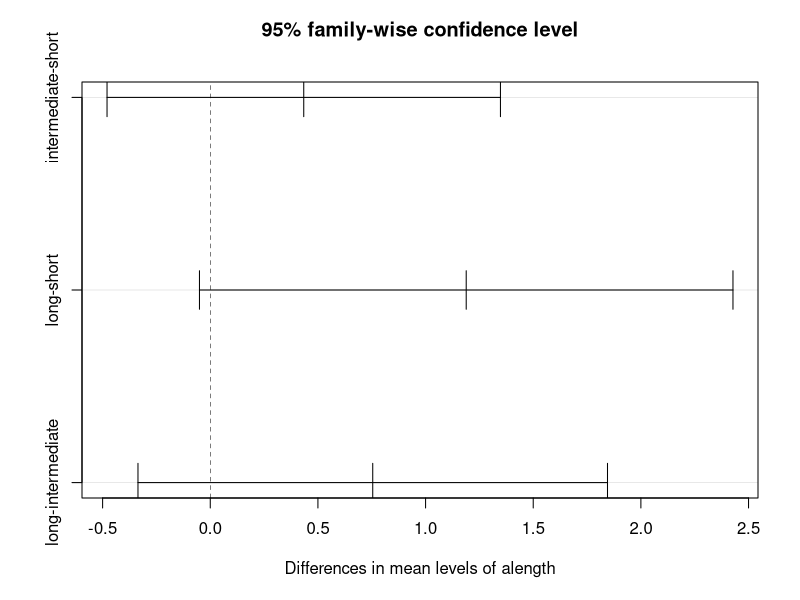
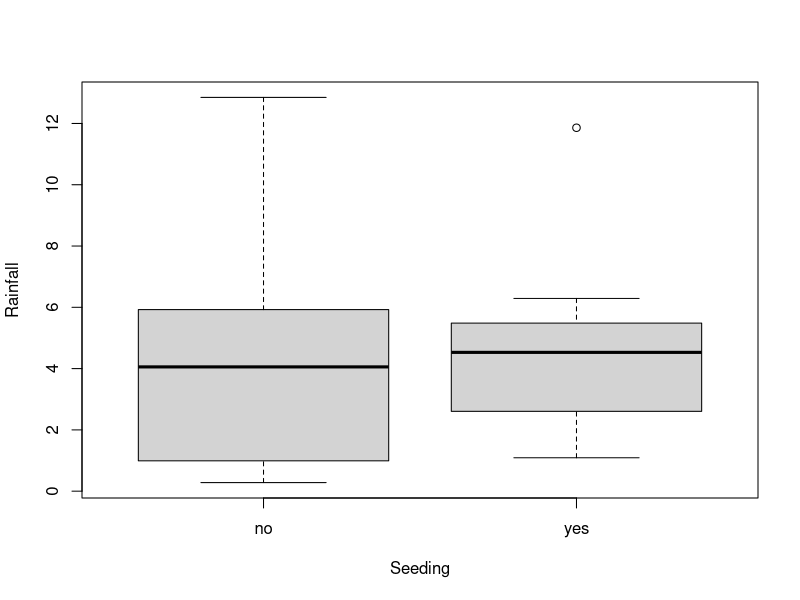
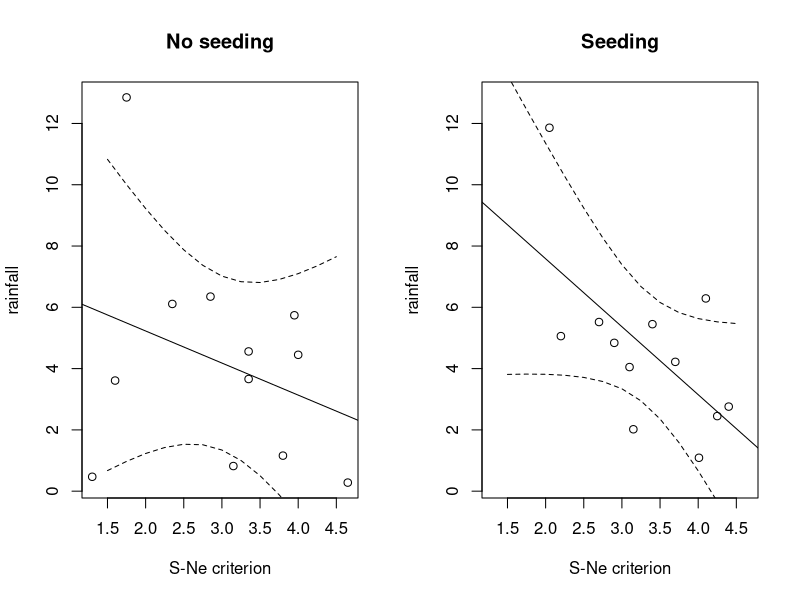

Write the R code that produced these figures, in order. (Note: this script raises an error after producing the figures.)
library("multcomp")

# Q 1. Consider alpha dataset from the coin package. 
# Compare the results when using glht and TukeyHSD (Refer to Chap 5 review for TukeyHSD).

data("alpha", package="coin")
head(alpha)
amod <- aov(elevel ~ alength, data = alpha)

amod_hsd <- TukeyHSD(amod, "alength")
amod_hsd
plot(amod_hsd)

k <- matrix(c(0,1,0,0,0,1,0,-1,1), ncol=3, byrow = T)
amod_glht <- glht(amod, linfct = k)
# amod_glht$linfct
summary(amod_glht)




# Q 2. Consider clouds data from HSAUR3 package 

# a)	Read and write a report on the clouds data given in Chapter 15 section 15.3.3 
# from Handbook Ed 3 ( or Chapter 14 section 14.3.3 from Handbook Ed 2). 



data("clouds", package = "HSAUR3")
head(clouds)
dim(clouds)
# layout(matrix(1:1, nrow = 1))
boxplot(rainfall ~ seeding, data = clouds, ylab = "Rainfall", xlab= "Seeding")


confband <- function(subset, main) {
  
  mod <- lm(rainfall ~ sne, data = clouds, subset = subset)
  sne_grid <- seq(from = 1.5, to = 4.5, by = 0.25)
  K <- cbind(1, sne_grid)
  sne_ci <- confint(glht(mod, linfct = K))
  plot(rainfall ~ sne, data = clouds, subset = subset,
      xlab = "S-Ne criterion", main = main,
      xlim = range(clouds$sne),
      ylim = range(clouds$rainfall))
      abline(mod)
      lines(sne_grid, sne_ci$confint[,2], lty = 2)
      lines(sne_grid, sne_ci$confint[,3], lty = 2)
}

layout(matrix(1:2, ncol = 2))
confband(clouds$seeding == "no", main = "No seeding")
confband(clouds$seeding == "yes", main = "Seeding")

# b. Consider the linear model fitted to the clouds data as summarised in Chapter 6 (Figure 6.5). 
# Set up a matrix K corresponding to the global null hypothesis that all interaction terms present in the model are zero. 
# Test both the global hypothesis and all hypotheses corresponding to each of the interaction terms.


lm.clouds <- lm(rainfall ~ seeding + seeding:(sne + cloudcover + prewetness + echomotion) + time, data = clouds)
lm.k <- diag(length(coef(lm.clouds)))
rownames(lm.k) <- names(coef(lm.clouds))
glht.lm.clouds <- glht(lm.clouds, linfct = lm.k)
summary(glht.lm.clouds)

aov.clouds <- aov(rainfall ~ seeding + sne + cloudcover + prewetness + echomotion + time, data = clouds)
aov.k <- diag(length(coef(aov.clouds)))
rownames(aov.k) <- names(coef(aov.clouds))
glht.aov.clouds <- glht(aov.clouds, linfct = aov.k)
summary(glht.aov.clouds)


# Q 3. For the logistic regression model presented in Chapter 7 (Figure 7.7) perform a multiplicity 
# adjusted test on all regression coefficients (except for the intercept) being zero. 
# Do the conclusions drawn in Chapter 7 remain valid?


data("womensrole", package = "HSAUR2")
head(womensrole)

glm.womensrole <- glm(cbind(agree,disagree) ~ gender * education, data = womensrole, family = binomial())
summary(glm.womensrole)

k <- diag(length(coef(glm.womensrole)))[-1,]
rownames(k) <- names(coef(glm.womensrole))[-1]
glht.wrole <- glht(glm.womensrole, linfct = k)
summary(glht.wrole)
